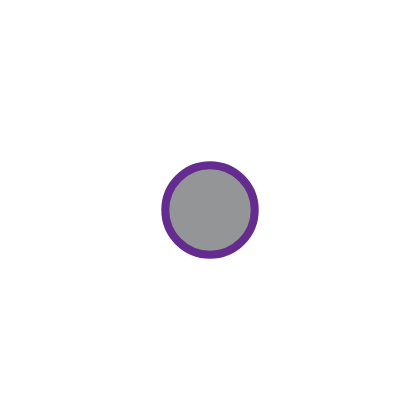

Write the Vega-Lite specification saved for this chart.
### Vega specification from a JSON file in a GitHub repository (floating-point values rounded to 4 significant figures)
{"$schema": "https://vega.github.io/schema/vega/v3.1.json", "width": 200, "height": 200, "padding": 5, "signals": [{"name": "shape", "value": "circle", "bind": {"input": "select", "options": ["circle", "square", "cross", "diamond", "triangle-up", "triangle-down", "triangle-right", "triangle-left", "M-1,-1H1V1H-1Z", "M0,.5L.6,.8L.5,.1L1,-.3L.3,-.4L0,-1L-.3,-.4L-1,-.3L-.5,.1L-.6,.8L0,.5Z"]}}, {"name": "size", "value": 2000, "bind": {"input": "range", "min": 0, "max": 10000, "step": 100}}, {"name": "x", "value": 100, "bind": {"input": "range", "min": 10, "max": 190, "step": 1}}, {"name": "y", "value": 100, "bind": {"input": "range", "min": 10, "max": 190, "step": 1}}, {"name": "strokeWidth", "value": 4, "bind": {"input": "range", "min": 0, "max": 10, "step": 0.5}}, {"name": "color", "value": "both", "bind": {"input": "radio", "options": ["fill", "stroke", "both"]}}], "marks": [{"type": "symbol", "encode": {"enter": {"fill": {"value": "#939597"}, "stroke": {"value": "#652c90"}}, "update": {"x": {"signal": "x"}, "y": {"signal": "y"}, "size": {"signal": "size"}, "shape": {"signal": "shape"}, "opacity": {"value": 1}, "strokeWidth": {"signal": "strokeWidth"}, "fillOpacity": {"signal": "color === 'fill' || color === 'both' ? 1 : 0"}, "strokeOpacity": {"signal": "color === 'stroke' || color === 'both' ? 1 : 0"}}, "hover": {"opacity": {"value": 0.5}}}}]}
